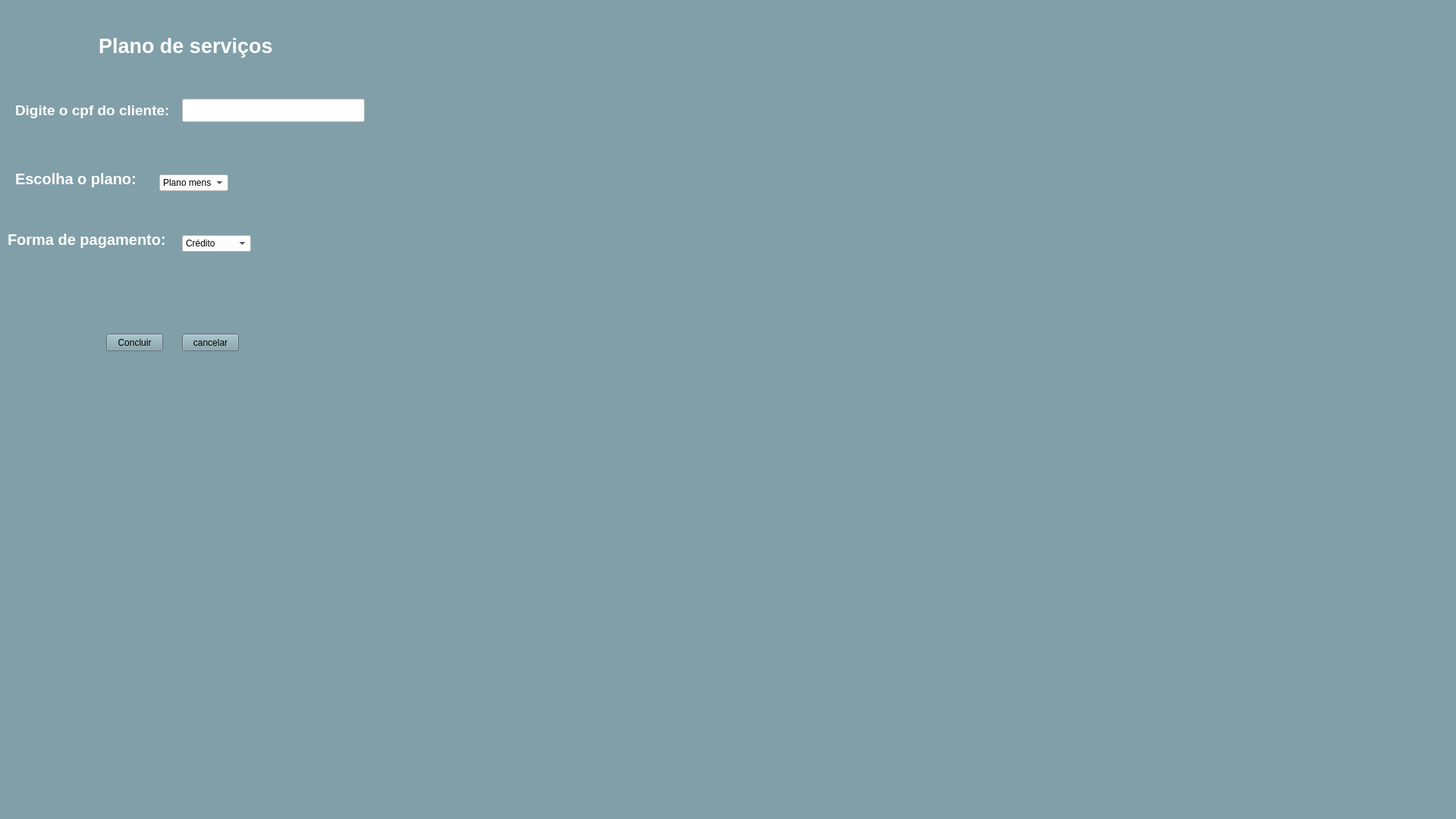
<?xml version="1.0" encoding="UTF-8"?>
<ui version="4.0">
 <class>MainWindow</class>
 <widget class="QMainWindow" name="MainWindow">
  <property name="geometry">
   <rect>
    <x>0</x>
    <y>0</y>
    <width>1920</width>
    <height>1080</height>
   </rect>
  </property>
  <property name="font">
   <font>
    <pointsize>14</pointsize>
   </font>
  </property>
  <property name="windowTitle">
   <string>MainWindow</string>
  </property>
  <property name="autoFillBackground">
   <bool>false</bool>
  </property>
  <property name="styleSheet">
   <string notr="true">background-color: rgb(128, 159, 168);</string>
  </property>
  <widget class="QWidget" name="centralwidget">
   <widget class="QLabel" name="label">
    <property name="geometry">
     <rect>
      <x>130</x>
      <y>30</y>
      <width>371</width>
      <height>61</height>
     </rect>
    </property>
    <property name="font">
     <font>
      <pointsize>20</pointsize>
      <weight>75</weight>
      <bold>true</bold>
     </font>
    </property>
    <property name="autoFillBackground">
     <bool>false</bool>
    </property>
    <property name="styleSheet">
     <string notr="true">color: rgb(255, 255, 255);</string>
    </property>
    <property name="text">
     <string>Plano de serviços</string>
    </property>
   </widget>
   <widget class="QLabel" name="label_2">
    <property name="enabled">
     <bool>true</bool>
    </property>
    <property name="geometry">
     <rect>
      <x>20</x>
      <y>120</y>
      <width>221</width>
      <height>51</height>
     </rect>
    </property>
    <property name="font">
     <font>
      <pointsize>14</pointsize>
      <weight>75</weight>
      <bold>true</bold>
      <kerning>true</kerning>
     </font>
    </property>
    <property name="autoFillBackground">
     <bool>false</bool>
    </property>
    <property name="styleSheet">
     <string notr="true">color: rgb(255, 255, 255);</string>
    </property>
    <property name="text">
     <string>Digite o cpf do cliente:</string>
    </property>
   </widget>
   <widget class="QLineEdit" name="lineEdit">
    <property name="geometry">
     <rect>
      <x>240</x>
      <y>130</y>
      <width>241</width>
      <height>31</height>
     </rect>
    </property>
    <property name="styleSheet">
     <string notr="true">background-color: rgb(255, 255, 255);</string>
    </property>
   </widget>
   <widget class="QLabel" name="label_3">
    <property name="geometry">
     <rect>
      <x>20</x>
      <y>220</y>
      <width>211</width>
      <height>31</height>
     </rect>
    </property>
    <property name="font">
     <font>
      <pointsize>15</pointsize>
      <weight>75</weight>
      <bold>true</bold>
     </font>
    </property>
    <property name="styleSheet">
     <string notr="true">color: rgb(255, 255, 255);</string>
    </property>
    <property name="text">
     <string>Escolha o plano:</string>
    </property>
   </widget>
   <widget class="QComboBox" name="comboBox">
    <property name="geometry">
     <rect>
      <x>210</x>
      <y>230</y>
      <width>91</width>
      <height>22</height>
     </rect>
    </property>
    <property name="styleSheet">
     <string notr="true">background-color: rgb(255, 255, 255);</string>
    </property>
    <item>
     <property name="text">
      <string>Plano mensal</string>
     </property>
    </item>
    <item>
     <property name="text">
      <string>Plano trimestal</string>
     </property>
    </item>
    <item>
     <property name="text">
      <string>Plano semestral</string>
     </property>
    </item>
    <item>
     <property name="text">
      <string>Plano anual</string>
     </property>
    </item>
   </widget>
   <widget class="QLabel" name="label_4">
    <property name="geometry">
     <rect>
      <x>10</x>
      <y>300</y>
      <width>231</width>
      <height>31</height>
     </rect>
    </property>
    <property name="font">
     <font>
      <pointsize>15</pointsize>
      <weight>75</weight>
      <bold>true</bold>
     </font>
    </property>
    <property name="styleSheet">
     <string notr="true">color: rgb(255, 255, 255);</string>
    </property>
    <property name="text">
     <string>Forma de pagamento:</string>
    </property>
   </widget>
   <widget class="QComboBox" name="comboBox_2">
    <property name="geometry">
     <rect>
      <x>240</x>
      <y>310</y>
      <width>91</width>
      <height>22</height>
     </rect>
    </property>
    <property name="styleSheet">
     <string notr="true">background-color: rgb(255, 255, 255);</string>
    </property>
    <item>
     <property name="text">
      <string>Crédito</string>
     </property>
    </item>
    <item>
     <property name="text">
      <string>Débito</string>
     </property>
    </item>
    <item>
     <property name="text">
      <string>Dinheiro</string>
     </property>
    </item>
   </widget>
   <widget class="QPushButton" name="pushButton">
    <property name="geometry">
     <rect>
      <x>140</x>
      <y>440</y>
      <width>75</width>
      <height>23</height>
     </rect>
    </property>
    <property name="text">
     <string>Concluir</string>
    </property>
   </widget>
   <widget class="QPushButton" name="pushButton_2">
    <property name="geometry">
     <rect>
      <x>240</x>
      <y>440</y>
      <width>75</width>
      <height>23</height>
     </rect>
    </property>
    <property name="text">
     <string>cancelar</string>
    </property>
   </widget>
  </widget>
  <widget class="QMenuBar" name="menubar">
   <property name="geometry">
    <rect>
     <x>0</x>
     <y>0</y>
     <width>800</width>
     <height>21</height>
    </rect>
   </property>
  </widget>
  <widget class="QStatusBar" name="statusbar"/>
 </widget>
 <resources/>
 <connections/>
</ui>
